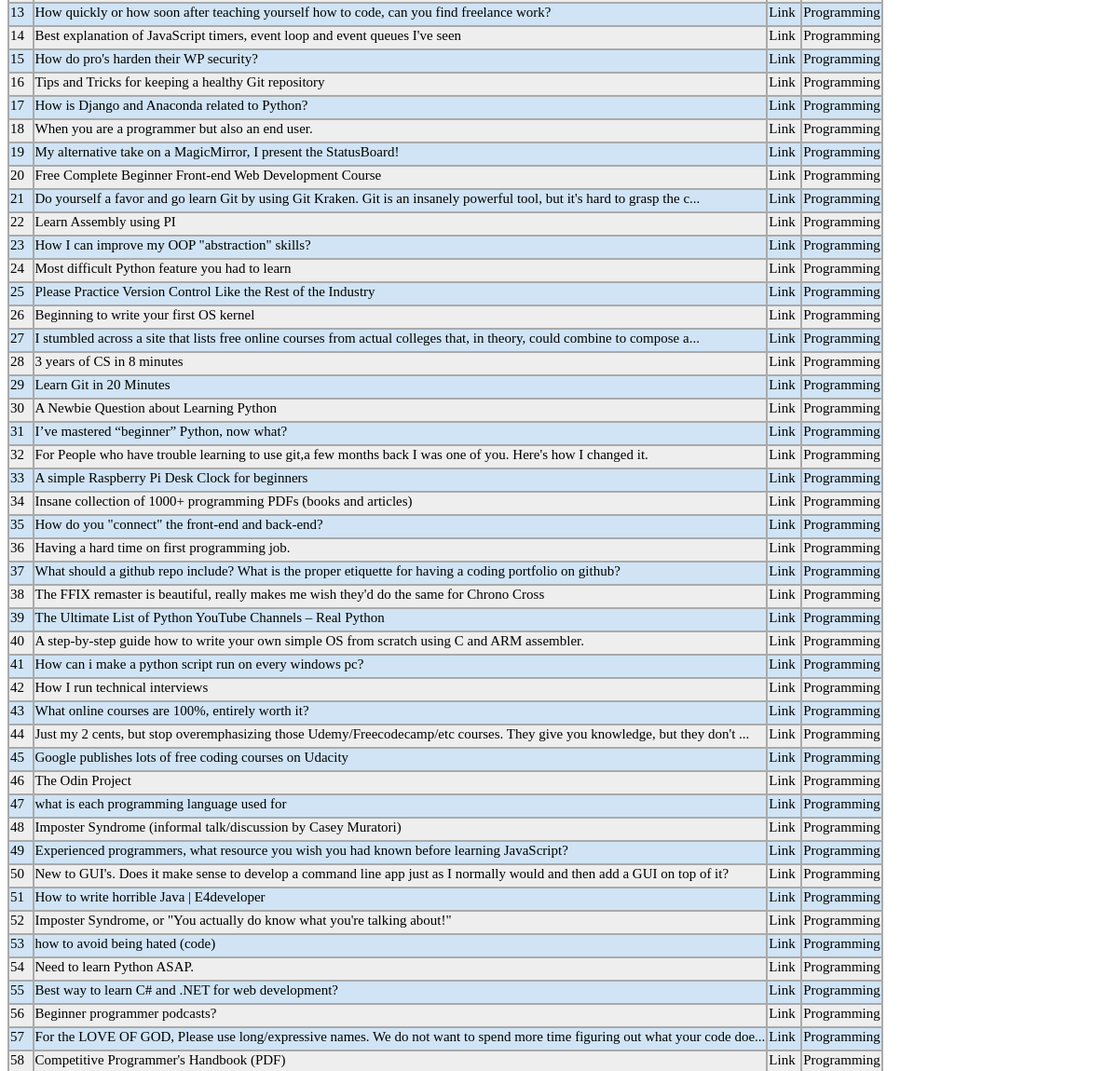
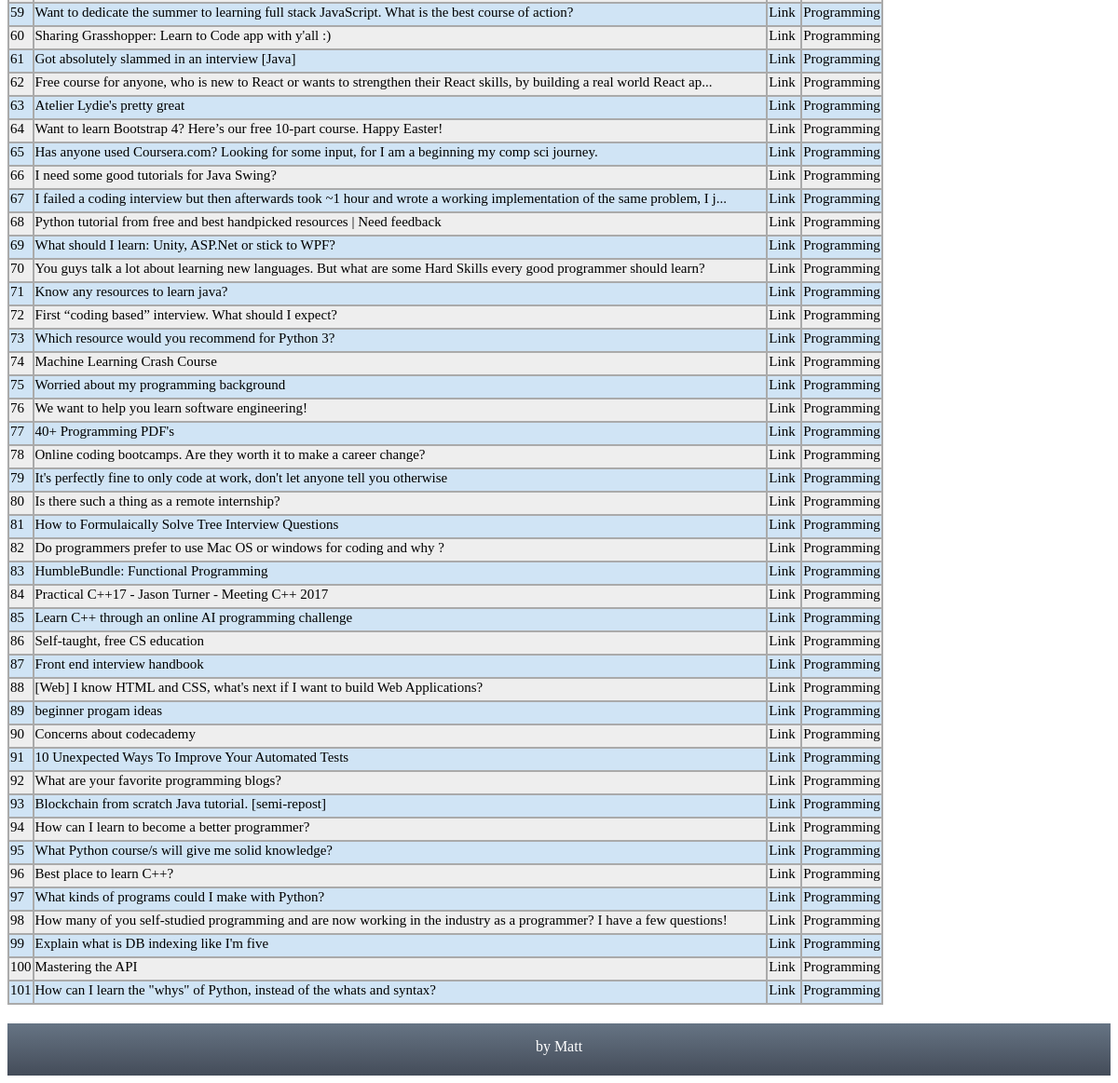
The page /sortbyprogramming (lower part) on the database as committed earlier (2 pictures, top to bottom).
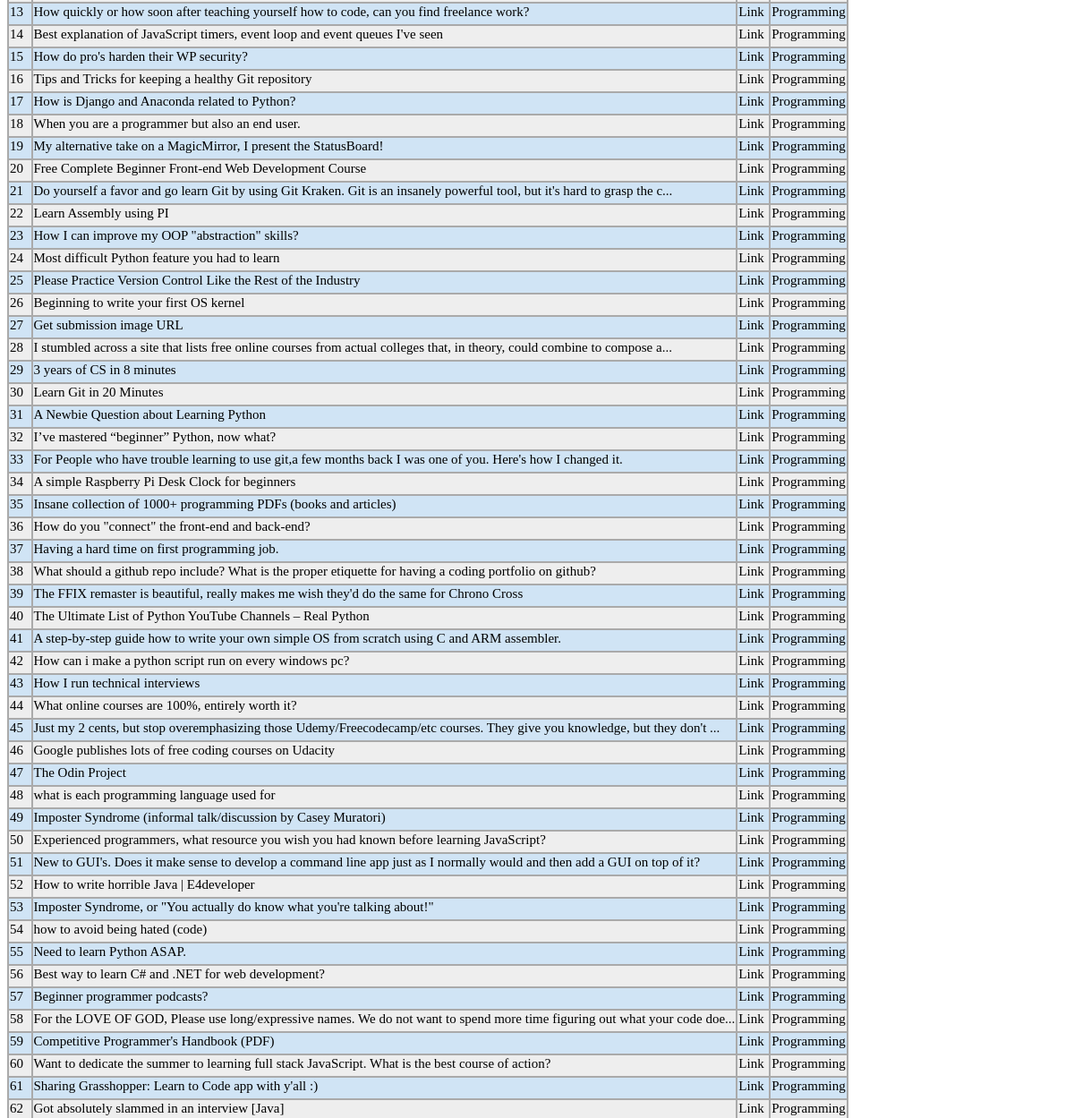
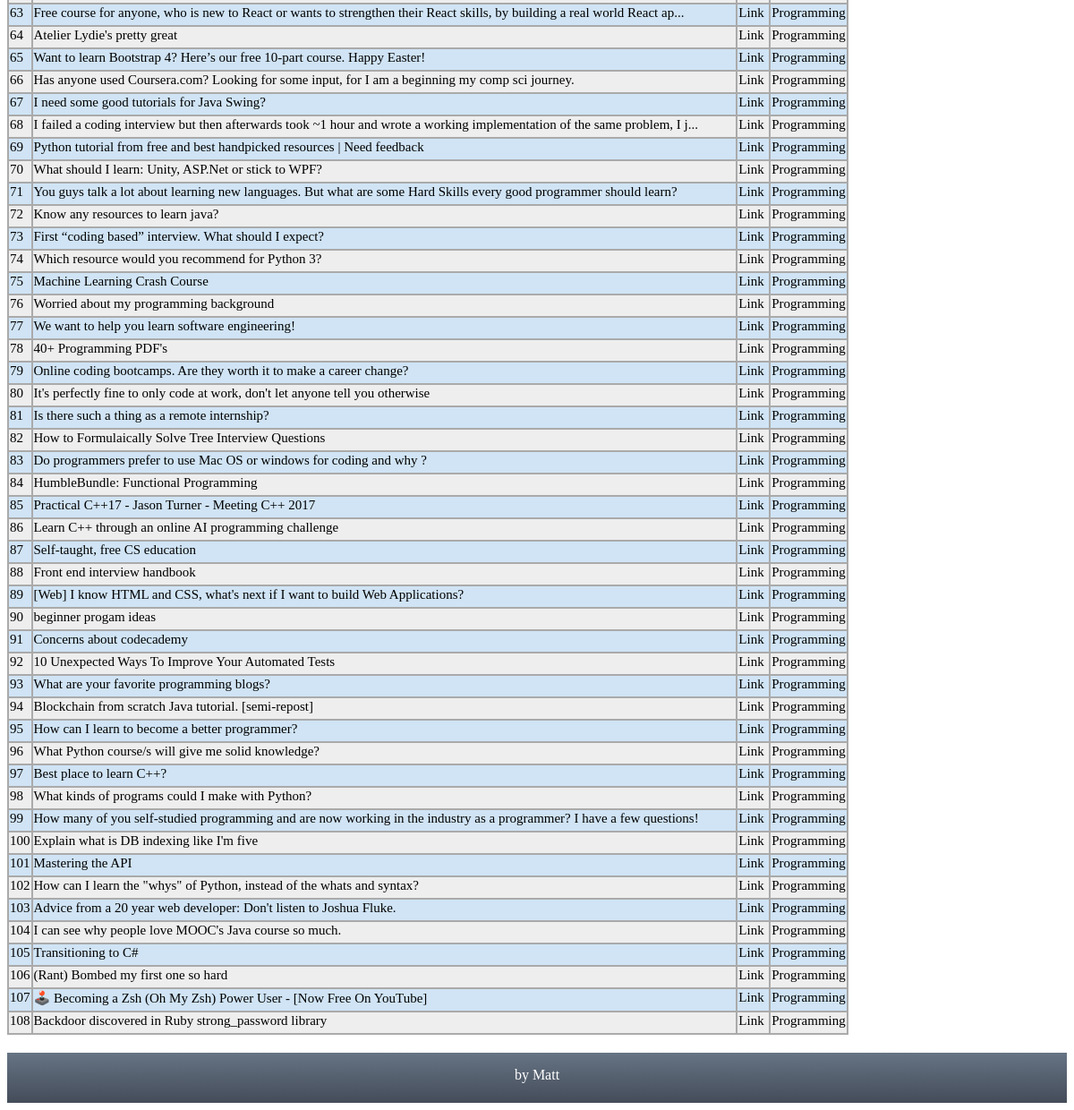
The same page on the database as committed later (2 pictures, top to bottom).
### tables this page shows
CREATE TABLE posts (id text primary key unique, title text, link text, category text);

### app.py (the view)
@app.route('/sortbyprogramming', methods=['GET', 'POST'])
def sortbyprogramming():
	db = get_db()
	cur = db.execute('SELECT id, title, link, category FROM posts WHERE category = "Programming"')
	results = cur.fetchall()
	return render_template("sortbyprogramming.html", results=results)

### app.py (called while the page is built)
def connect_db():
	sql = sqlite3.connect('C:\\Users\\MGLafayette\\Desktop\\Projects\\Flask\\data.db')
	sql.row_factory = sqlite3.Row
	return sql

def get_db():
	if not hasattr(g, 'sqlite3'):
		g.sqlite_db = connect_db()
	return g.sqlite_db

### templates/sortbyprogramming.html (shortened to what this page needs)
<!DOCTYPE html>
<html>
<head>
	<link rel="stylesheet" type="text/css" href="{{ url_for('static', filename='CSS/style.css') }}">
</head>
{% extends "navtest.html" %}
	{% block content %}
<table class="blueTable">
		{% for post in results %}
	<tr>
		<td>{{loop.index}}</td>
		<td>{{post['title']}}</td>
		<td><a href="{{post['link']}}" target='_blank'>Link</a></td>
		<td>{{post['category']}}</td>
	</tr>
		{% endfor %}
</table>
	{% endblock %}

Rows that differ between the two databases and show on the page:
now on this page (row edited): posts: title "Get submission image URL", category "Programming"
now on this page (row edited): posts: title "Advice from a 20 year web developer: Don't listen to Joshua Fluke.", category "Programming"
now on this page (row edited): posts: title "I can see why people love MOOC's Java course so much.", category "Programming"
now on this page (row edited): posts: title "Transitioning to C#", category "Programming"
now on this page (row edited): posts: title "(Rant) Bombed my first one so hard", category "Programming"
now on this page (row edited): posts: title "🕹️ Becoming a Zsh (Oh My Zsh) Power User - [Now Free On YouTube]", category "Programming"
now on this page (row edited): posts: title "Backdoor discovered in Ruby strong_password library", category "Programming"
